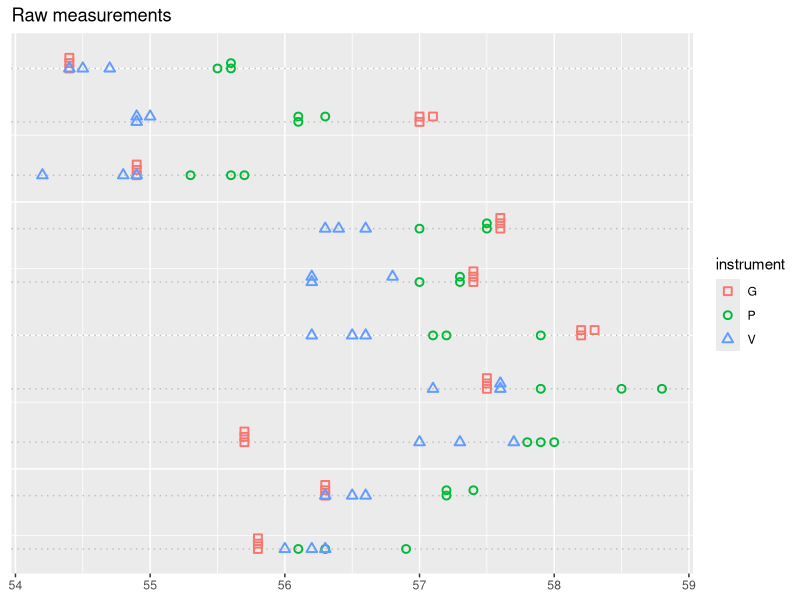
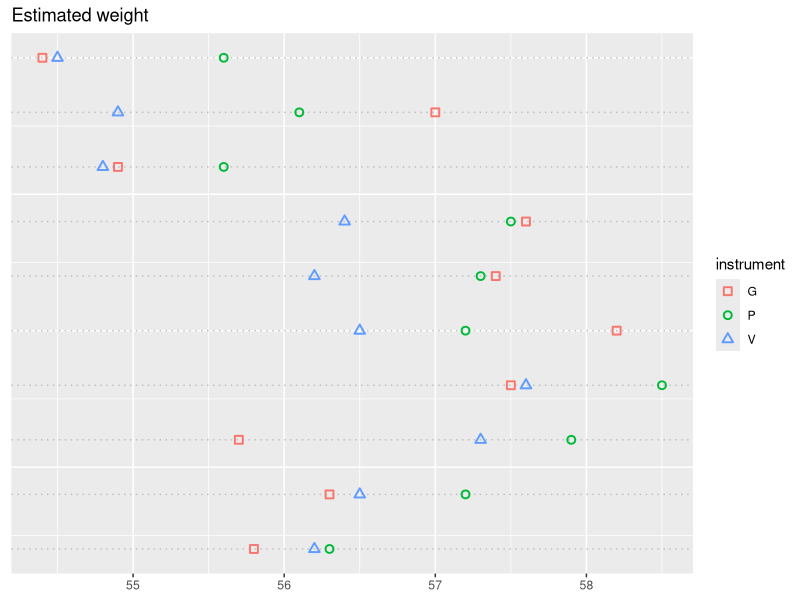
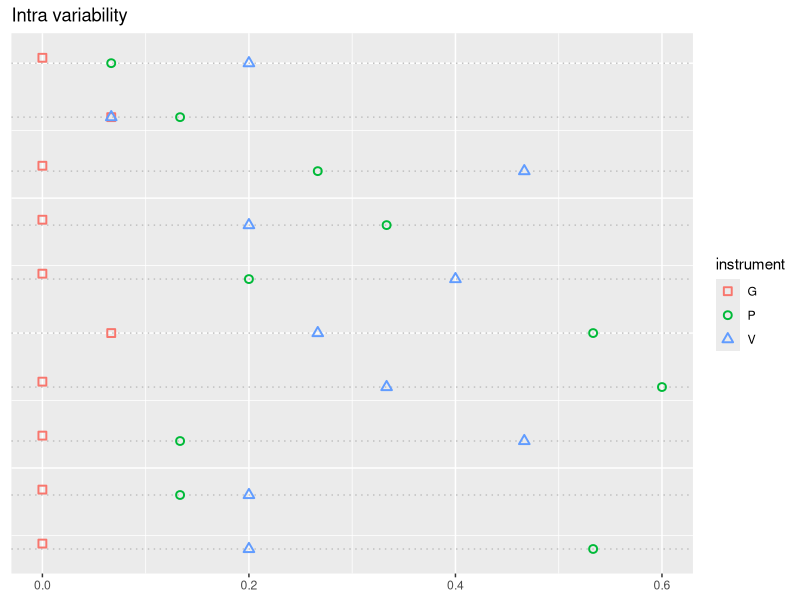
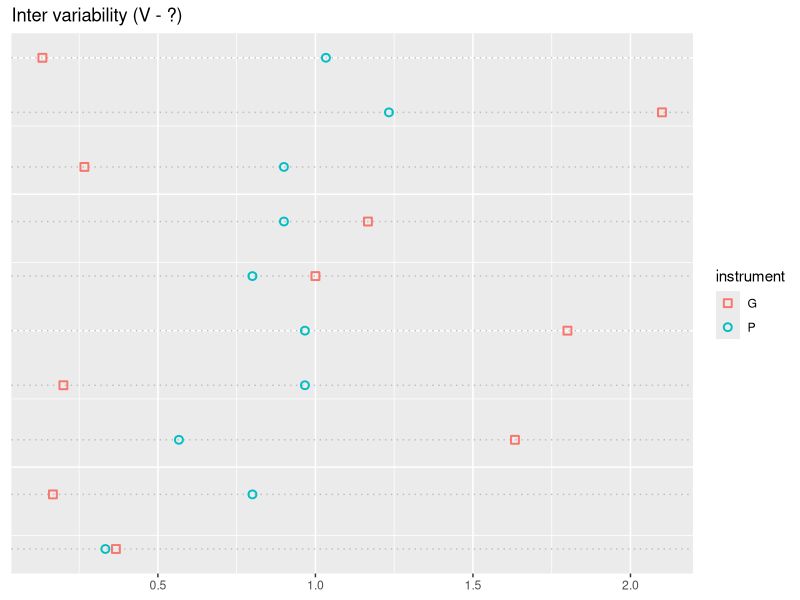

R code for these plots, in order:
data <- data.frame(
  Trial = c("H6", "H6", "H6", "H6", "H6", "U8", "U8", "U8", "U8", "U8"),
  Year = c(2020L, 2020L, 2020L, 2020L, 2020L, 2020L, 2020L, 2020L, 2020L, 2020L),
  Plot = c(101L, 102L, 103L, 104L, 107L, 311L, 312L, 313L, 314L, 315L),
  G1 = c(55.8, 56.3, 55.7, 57.5, 58.3, 57.4, 57.6, 54.9, 57.1, 54.4),
  G2 = c(55.8, 56.3, 55.7, 57.5, 58.2, 57.4, 57.6, 54.9, 57, 54.4),
  G3 = c(55.8, 56.3, 55.7, 57.5, 58.2, 57.4, 57.6, 54.9, 57, 54.4),
  P1 = c(56.3, 57.2, 58, 57.9, 57.9, 57.3, 57.5, 55.7, 56.3, 55.5),
  P2 = c(56.1, 57.4, 57.8, 58.5, 57.1, 57, 57, 55.3, 56.1, 55.6),
  P3 = c(56.9, 57.2, 57.9, 58.8, 57.2, 57.3, 57.5, 55.6, 56.1, 55.6),
  V1 = c(56.3, 56.3, 57.7, 57.1, 56.2, 56.8, 56.4, 54.9, 55, 54.7),
  V2 = c(56, 56.5, 57.3, 57.6, 56.5, 56.2, 56.6, 54.2, 54.9, 54.5),
  V3 = c(56.2, 56.6, 57, 57.6, 56.6, 56.2, 56.3, 54.8, 54.9, 54.4)
)

library("tidyverse")
#iccmlr::theme_set_amazon()

GiniSd <- function(x, y = NULL, na.rm = TRUE) {
  if (is.null(y)) {
    # Adapted from Hmisc::GiniMd
    if (na.rm) {
      k <- is.na(x)
      if (any(k)) {
        x <- x[!k]
      }
    }
    n <- length(x)
    if (n < 2) {
      return(NA)
    }
    w <- 2 * ((1:n) - (n - 1) / 2)
    sum(w * sort(x - mean(x)))
  } else {
    sum(outer(x, y, function(xi, yi) abs(xi - yi)))
  }
}

Aggregate <- function(variabilities, ...) {
  variabilities %>%
    group_by(...) %>%
    summarise(
      variability = sum(N * variability) / sum(N),
      N = sum(N)
    )
}

Estimate <- function(sample, instrument, measurement) {
  measurements <- tibble(
    sample,
    instrument,
    measurement
  )
  measurements %>%
    group_by(
      sample,
      instrument
    ) %>%
    summarise(
      measurement = median(measurement)
    ) %>%
    ungroup() %>%
    pivot_wider(
      id_cols = sample,
      names_from = instrument,
      values_from = measurement
    )
}

IntraVariability <- function(sample, instrument, measurement) {
  measurements <- tibble(
    sample,
    instrument,
    measurement
  )
  intra_var <- measurements %>%
    group_by(
      sample,
      instrument
    ) %>%
    summarise(
      N = choose(n(), 2),
      variability = GiniSd(measurement) / N
    ) %>%
    ungroup() %>%
    drop_na()
  list(
    intra_var = intra_var,
    by_sample = Aggregate(intra_var, sample),
    by_instrument = Aggregate(intra_var, instrument)
  )
}

InterVariability <- function(sample, instrument, measurement) {
  measurements <- tibble(
    sample,
    instrument,
    measurement
  )
  
  nested <- measurements %>%
    chop(measurement)
  
  inter_var <-
    inner_join(
      nested %>% rename(instrument1 = instrument, x = measurement),
      nested %>% rename(instrument2 = instrument, y = measurement),
      by = "sample"
    ) %>%
    filter(
      instrument1 > instrument2
    ) %>%
    rowwise() %>%
    mutate(
      N = length(x) * length(y),
      variability = GiniSd(x, y) / N
    ) %>%
    select(
      -c(x, y)
    ) %>%
    drop_na()
  list(
    inter_var = inter_var,
    by_sample = Aggregate(inter_var, sample),
    by_instrument_pairs = Aggregate(inter_var, instrument1, instrument2)
  )
}

plot_measurements <- function(measurements, measurement) {
  measurements %>%
    arrange(
      sample, instrument, {{ measurement }}
    ) %>%
    mutate(
      id = cumsum(sample != lag(sample, default = ""))
    ) %>%
    group_by(
      sample, instrument
    ) %>%
    mutate(
      h = cumsum({{ measurement }} == lag({{ measurement }}, default = 0)),
      y = id + 0.1 * h
    ) %>%
    ggplot(
      aes({{ measurement }}, y,
          shape = instrument,
          color = instrument
      )
    ) +
    geom_hline(
      aes(yintercept = y),
      linetype = 3,
      color = "gray",
      size = 0.5,
      data = tibble(y = seq(1, 10, 1))
    ) +
    geom_point(
      stroke = 1,
      size = 2
    ) +
    scale_shape_manual(
      values = c(0, 1, 2)
    ) +
    theme(
      axis.title = element_blank(),
      axis.text.y = element_blank(),
      axis.ticks.y = element_blank(),
    )
}

measurements <- data %>%
  unite(
    "sample", c(Trial, Year, Plot)
  ) %>%
  pivot_longer(
    -sample,
    names_to = "instrument",
    names_transform = list(instrument = ~ str_sub(., 1, 1))
  )

estimates <- Estimate(
  measurements$sample,
  measurements$instrument,
  measurements$value
)
estimates %>%
  summarise(
    `G - V` = mean(G - V),
    `P - V` = mean(P - V)
  )

intra_var <- IntraVariability(
  measurements$sample,
  measurements$instrument,
  measurements$value
)
intra_var$by_instrument

inter_var <- InterVariability(
  measurements$sample,
  measurements$instrument,
  measurements$value
)
inter_var$by_instrument_pairs

# Make scatterplots

p <- plot_measurements(measurements, value)
p + ggtitle("Raw measurements")

p <- plot_measurements(
  estimates %>% pivot_longer(c(G, P, V), names_to = "instrument", values_to = "estimate"),
  estimate
)
p + ggtitle("Estimated weight")

p <- plot_measurements(intra_var$intra_var, variability)
p + ggtitle("Intra variability")

p <- plot_measurements(
  inter_var$inter_var %>% filter(instrument1 == "V") %>% rename(instrument = instrument2),
  variability
)
p + ggtitle("Inter variability (V - ?)")